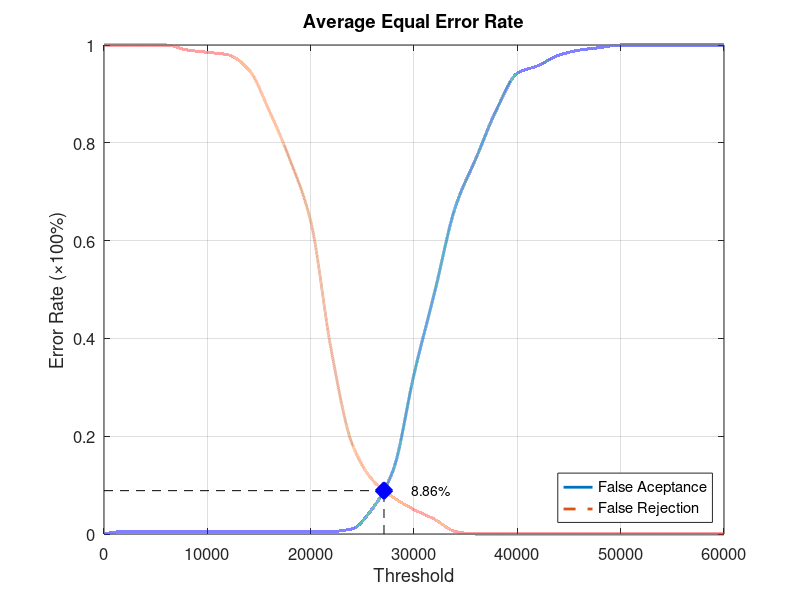
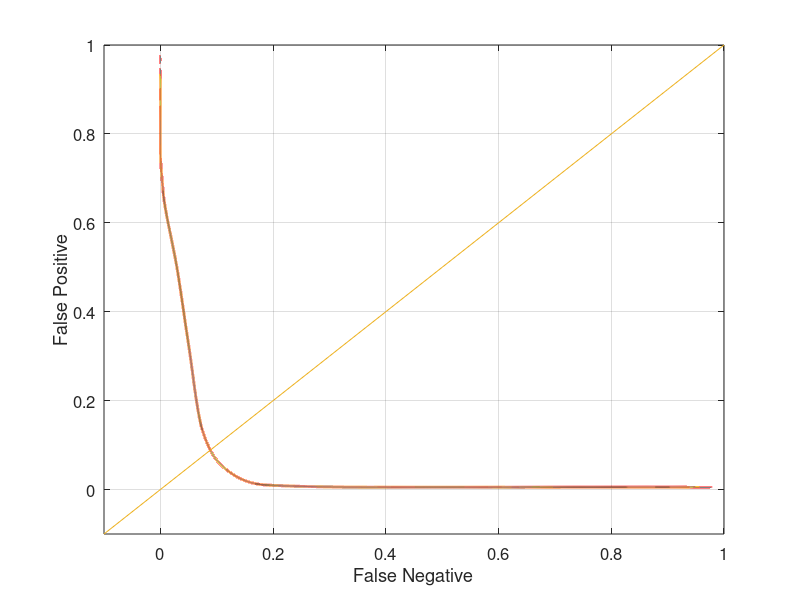

MATLAB code to generate these figures, in order:
function yEER = Database3_2
close all;
clear;
clc;
x = 0:2000:60000;
xq = 0:0.5:60000;

y0 = [0 0.00526316 0.00526316 0.00526316 0.00526316 0.00526316 0.00526316 0.00526316 0.00526316 0.00526316 0.00526316 0.00526316 0.0105263 0.0526316 0.131579 0.326316 0.494737 0.668421 0.768421 0.868421 0.942105 0.957895 0.978947 0.989474 0.994737 1 1 1 1 1 1];
yy0 = interp1(x, y0, xq, 'pchip');
y1 = [1 1 1 1 0.99 0.985 0.98 0.95 0.865 0.765 0.64 0.375 0.185 0.11 0.075 0.05 0.03 0.005 0 0 0 0 0 0 0 0 0 0 0 0 0];
yy1 = interp1(x, y1, xq, 'pchip');

% Calculating EER: 
y2 = abs(y0 - y1);
find(y2 == min(y2))
yy2 = abs(yy0 - yy1);
xEER = find(yy2 == min(yy2));
xEERIndex = xq(xEER) % X-axis EER
yEER = yy0(xEER) % Y-axis EER

main = figure
plot(xq, yy0,'-','LineWidth', 2);	hold on
plot(xq, yy1,'--','LineWidth', 2);	hold on
plot([xEERIndex xEERIndex], [0 yEER], 'k--');	hold on
plot([0 xEERIndex], [yEER yEER], 'k--');	hold on
plot(xEERIndex, yEER, 'bx', 'LineWidth', 10);	hold on
text(xEERIndex + 10 * xEERIndex / 100, yEER, [num2str(round((10000 * yEER)) / 100) '%'])
legend('False Aceptance', 'False Rejection', 'Location', 'SouthEast')
xlabel('Threshold')
ylabel('Error Rate (\times100%)')
title('Average Equal Error Rate')
set(gca, 'FontSize', 12)
axis([0 60000 0 1])
grid on

print(main, 'Database3_2Main', '-dpng');
FNRxFPR = figure('Color', [1 1 1]);
plot(yy1, yy0, '-', yy1, yy0, 'LineWidth', 2);
hold on
y = -0.1:0.1:1
plot(y, y); 
set(gca, 'FontSize', 12)
xlabel('False Negative')
ylabel('False Positive')
axis([-0.1 1 -0.1 1])
set(gca, 'FontSize', 12)
grid on

print(FNRxFPR, 'Database3_2FNRxFPR','-dpng');
end
